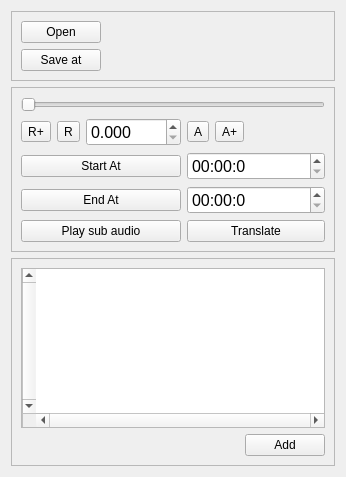
<?xml version="1.0" encoding="UTF-8"?>
<ui version="4.0">
 <class>Split</class>
 <widget class="QWidget" name="Split">
  <property name="geometry">
   <rect>
    <x>0</x>
    <y>0</y>
    <width>346</width>
    <height>477</height>
   </rect>
  </property>
  <property name="windowTitle">
   <string>Split</string>
  </property>
  <layout class="QVBoxLayout" name="verticalLayout">
   <item>
    <widget class="QFrame" name="frame_2">
     <property name="frameShape">
      <enum>QFrame::StyledPanel</enum>
     </property>
     <property name="frameShadow">
      <enum>QFrame::Plain</enum>
     </property>
     <property name="lineWidth">
      <number>3</number>
     </property>
     <layout class="QGridLayout" name="gridLayout">
      <item row="1" column="3">
       <spacer name="horizontalSpacer">
        <property name="orientation">
         <enum>Qt::Horizontal</enum>
        </property>
        <property name="sizeHint" stdset="0">
         <size>
          <width>40</width>
          <height>20</height>
         </size>
        </property>
       </spacer>
      </item>
      <item row="1" column="1">
       <widget class="QPushButton" name="btn_open">
        <property name="text">
         <string>Open</string>
        </property>
       </widget>
      </item>
      <item row="1" column="2">
       <widget class="QLabel" name="lbl_file">
        <property name="font">
         <font>
          <pointsize>11</pointsize>
         </font>
        </property>
        <property name="text">
         <string/>
        </property>
       </widget>
      </item>
      <item row="2" column="3">
       <spacer name="horizontalSpacer_2">
        <property name="orientation">
         <enum>Qt::Horizontal</enum>
        </property>
        <property name="sizeHint" stdset="0">
         <size>
          <width>40</width>
          <height>20</height>
         </size>
        </property>
       </spacer>
      </item>
      <item row="2" column="1">
       <widget class="QPushButton" name="tb_save_folder">
        <property name="text">
         <string>Save at</string>
        </property>
       </widget>
      </item>
      <item row="2" column="2">
       <widget class="QLabel" name="lbl_save">
        <property name="font">
         <font>
          <pointsize>11</pointsize>
         </font>
        </property>
        <property name="text">
         <string/>
        </property>
       </widget>
      </item>
     </layout>
    </widget>
   </item>
   <item>
    <widget class="QFrame" name="frame">
     <property name="frameShape">
      <enum>QFrame::StyledPanel</enum>
     </property>
     <property name="frameShadow">
      <enum>QFrame::Sunken</enum>
     </property>
     <property name="lineWidth">
      <number>3</number>
     </property>
     <layout class="QGridLayout" name="gridLayout_2">
      <item row="3" column="0">
       <widget class="QToolButton" name="btn_recal_plus">
        <property name="text">
         <string>R+</string>
        </property>
       </widget>
      </item>
      <item row="3" column="3">
       <widget class="QToolButton" name="btn_avance">
        <property name="text">
         <string>A</string>
        </property>
       </widget>
      </item>
      <item row="3" column="4">
       <widget class="QToolButton" name="btn_avance_plus">
        <property name="text">
         <string>A+</string>
        </property>
       </widget>
      </item>
      <item row="3" column="5">
       <widget class="QLabel" name="lbl_duration">
        <property name="font">
         <font>
          <pointsize>11</pointsize>
         </font>
        </property>
        <property name="layoutDirection">
         <enum>Qt::RightToLeft</enum>
        </property>
        <property name="text">
         <string/>
        </property>
       </widget>
      </item>
      <item row="0" column="0" colspan="6">
       <widget class="QSlider" name="slider">
        <property name="orientation">
         <enum>Qt::Horizontal</enum>
        </property>
       </widget>
      </item>
      <item row="3" column="2">
       <widget class="QDoubleSpinBox" name="ds_chorono">
        <property name="font">
         <font>
          <pointsize>12</pointsize>
         </font>
        </property>
        <property name="decimals">
         <number>3</number>
        </property>
        <property name="maximum">
         <double>3600.000000000000000</double>
        </property>
        <property name="singleStep">
         <double>0.100000000000000</double>
        </property>
       </widget>
      </item>
      <item row="3" column="1">
       <widget class="QToolButton" name="btn_recal">
        <property name="text">
         <string>R</string>
        </property>
       </widget>
      </item>
      <item row="7" column="0" colspan="3">
       <widget class="QPushButton" name="pb_play_subsound">
        <property name="text">
         <string>Play sub audio</string>
        </property>
       </widget>
      </item>
      <item row="7" column="3" colspan="3">
       <widget class="QPushButton" name="pb_translate_sound">
        <property name="text">
         <string>Translate</string>
        </property>
       </widget>
      </item>
      <item row="5" column="3" colspan="3">
       <widget class="QTimeEdit" name="te_start_subsound">
        <property name="font">
         <font>
          <pointsize>12</pointsize>
         </font>
        </property>
        <property name="currentSection">
         <enum>QDateTimeEdit::MinuteSection</enum>
        </property>
        <property name="displayFormat">
         <string>mm:ss:z</string>
        </property>
       </widget>
      </item>
      <item row="6" column="3" colspan="3">
       <widget class="QTimeEdit" name="te_end_subsound">
        <property name="font">
         <font>
          <pointsize>12</pointsize>
         </font>
        </property>
        <property name="displayFormat">
         <string>mm:ss:z</string>
        </property>
       </widget>
      </item>
      <item row="5" column="0" colspan="3">
       <widget class="QPushButton" name="pb_define_start">
        <property name="text">
         <string>Start At</string>
        </property>
       </widget>
      </item>
      <item row="6" column="0" colspan="3">
       <widget class="QPushButton" name="pb_define_end">
        <property name="text">
         <string>End At</string>
        </property>
       </widget>
      </item>
     </layout>
    </widget>
   </item>
   <item>
    <widget class="QFrame" name="split_frame">
     <property name="frameShape">
      <enum>QFrame::StyledPanel</enum>
     </property>
     <property name="frameShadow">
      <enum>QFrame::Plain</enum>
     </property>
     <property name="lineWidth">
      <number>3</number>
     </property>
     <layout class="QGridLayout" name="gridLayout_3">
      <item row="1" column="3">
       <widget class="QPushButton" name="pb_save">
        <property name="text">
         <string>Add</string>
        </property>
       </widget>
      </item>
      <item row="0" column="0" colspan="4">
       <widget class="QTextEdit" name="txte_affichage">
        <property name="font">
         <font>
          <family>Courier New</family>
          <pointsize>12</pointsize>
          <weight>50</weight>
          <bold>false</bold>
         </font>
        </property>
        <property name="layoutDirection">
         <enum>Qt::RightToLeft</enum>
        </property>
        <property name="verticalScrollBarPolicy">
         <enum>Qt::ScrollBarAlwaysOn</enum>
        </property>
        <property name="horizontalScrollBarPolicy">
         <enum>Qt::ScrollBarAlwaysOn</enum>
        </property>
        <property name="html">
         <string>&lt;!DOCTYPE HTML PUBLIC &quot;-//W3C//DTD HTML 4.0//EN&quot; &quot;http://www.w3.org/TR/REC-html40/strict.dtd&quot;&gt;
&lt;html&gt;&lt;head&gt;&lt;meta name=&quot;qrichtext&quot; content=&quot;1&quot; /&gt;&lt;style type=&quot;text/css&quot;&gt;
p, li { white-space: pre-wrap; }
&lt;/style&gt;&lt;/head&gt;&lt;body style=&quot; font-family:'Courier New'; font-size:12pt; font-weight:400; font-style:normal;&quot;&gt;
&lt;p style=&quot;-qt-paragraph-type:empty; margin-top:0px; margin-bottom:0px; margin-left:0px; margin-right:0px; -qt-block-indent:0; text-indent:0px;&quot;&gt;&lt;br /&gt;&lt;/p&gt;&lt;/body&gt;&lt;/html&gt;</string>
        </property>
       </widget>
      </item>
     </layout>
    </widget>
   </item>
  </layout>
 </widget>
 <tabstops>
  <tabstop>btn_open</tabstop>
  <tabstop>tb_save_folder</tabstop>
  <tabstop>pb_define_end</tabstop>
  <tabstop>pb_play_subsound</tabstop>
  <tabstop>pb_translate_sound</tabstop>
  <tabstop>btn_recal_plus</tabstop>
  <tabstop>btn_recal</tabstop>
  <tabstop>btn_avance</tabstop>
  <tabstop>btn_avance_plus</tabstop>
  <tabstop>slider</tabstop>
  <tabstop>ds_chorono</tabstop>
  <tabstop>te_start_subsound</tabstop>
  <tabstop>te_end_subsound</tabstop>
  <tabstop>txte_affichage</tabstop>
  <tabstop>pb_define_start</tabstop>
  <tabstop>pb_save</tabstop>
 </tabstops>
 <resources/>
 <connections/>
</ui>
